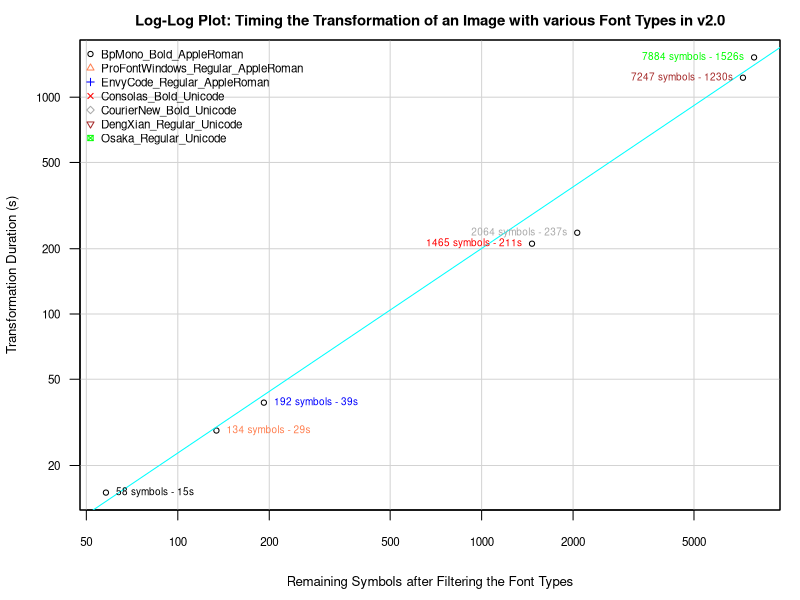
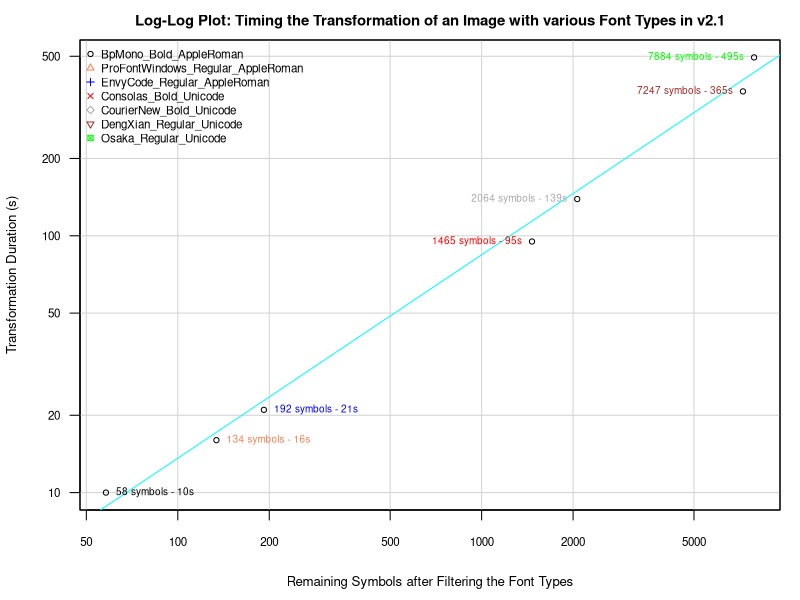
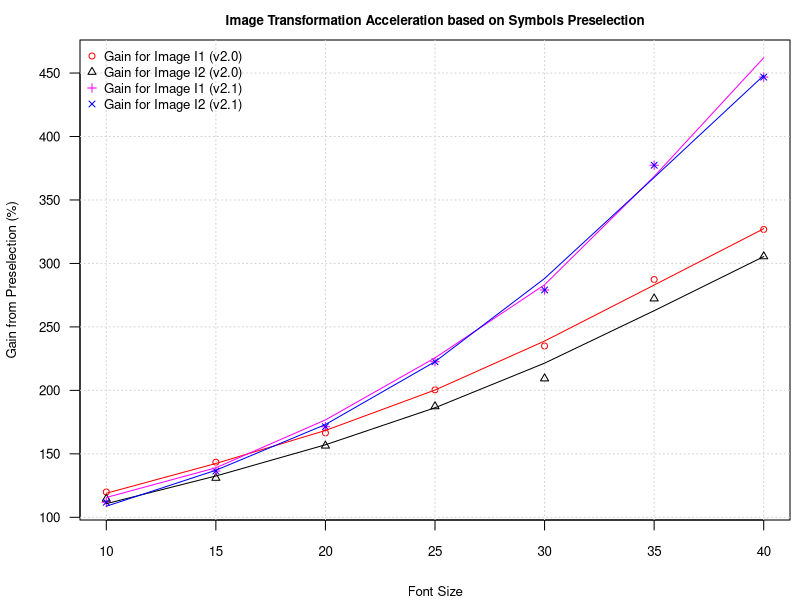

Generate these figures, in order, with R:
## ---- chunk 1
knitr::opts_chunk$set(
    echo=T,
    fig.path='./',       # Save figures to current dir
    fig.keep='last',     # Keep last generated figure built within a chunk
    fig.align='center',  # Center horizontally the figures
    fig.asp=0.5)         # Make figures half-width tall
## ---- chunk 2
# Section to be placed after first document item (Topics from above)
 
#cat("[//]: # Only the Rmd file needs to be edited. Do not change the corresponding md file!")   # This gets generated, but is removed from md file
cat("<a title = 'Only the Rmd file needs to be edited.",
    "Do not change the corresponding md file!'>")   # This reaches the md file

## ---- chunk 3
# Keeping observations grouped
times <- data.frame(FontType=c("BpMono_Bold_AppleRoman"), 
                      InitialSymbols=c(125), 
                      RemainingSymbols=c(58), 
                      TransformationTimeV20=c(15), 
                      TransformationTimeV21=c(10), stringsAsFactors=F)
times <- rbind(times, 
                 data.frame(FontType=c("ProFontWindows_Regular_AppleRoman"), 
                      InitialSymbols=c(201), 
                      RemainingSymbols=c(134), 
                      TransformationTimeV20=c(29), 
                      TransformationTimeV21=c(16), stringsAsFactors=F))
times <- rbind(times, 
                 data.frame(FontType=c("EnvyCode_Regular_AppleRoman"), 
                      InitialSymbols=c(220), 
                      RemainingSymbols=c(192), 
                      TransformationTimeV20=c(39), 
                      TransformationTimeV21=c(21), stringsAsFactors=F))
times <- rbind(times, 
                 data.frame(FontType=c("Consolas_Bold_Unicode"), 
                      InitialSymbols=c(2215), 
                      RemainingSymbols=c(1465), 
                      TransformationTimeV20=c(211), 
                      TransformationTimeV21=c(95), stringsAsFactors=F))
times <- rbind(times, 
                 data.frame(FontType=c("CourierNew_Bold_Unicode"), 
                      InitialSymbols=c(2846), 
                      RemainingSymbols=c(2064), 
                      TransformationTimeV20=c(237), 
                      TransformationTimeV21=c(139), stringsAsFactors=F))
times <- rbind(times, 
                 data.frame(FontType=c("DengXian_Regular_Unicode"), 
                      InitialSymbols=c(28541), 
                      RemainingSymbols=c(7247), 
                      TransformationTimeV20=c(1230), 
                      TransformationTimeV21=c(365), stringsAsFactors=F))
times <- rbind(times, 
                 data.frame(FontType=c("Osaka_Regular_Unicode"), 
                      InitialSymbols=c(14963), 
                      RemainingSymbols=c(7884), 
                      TransformationTimeV20=c(1526), 
                      TransformationTimeV21=c(495), stringsAsFactors=F))

observations <- dim(times)[1]

# Create the rows of the Markdown table
for(i in seq_len(observations)) {
    observation <- times[i,]
    cat(observation$FontType, " | ",
        observation$InitialSymbols, " | ",
        observation$RemainingSymbols, " | ",
        observation$TransformationTimeV20,  " | ",
        observation$TransformationTimeV21, "\n")
}
## ---- chunk 4
colours <- c("black", "coral", "blue", "red",
             "darkgray", "brown", "green", "pink", "violet")
pchVals <- seq_len(observations)

versions <- c("v2.0", "v2.1")

library(stringr, verbose = F)
VERSIONS <- toupper(str_replace_all(versions, "\\.", ""))
transformationTimes <- lapply(VERSIONS, function(V)
    times[[sprintf("TransformationTime%s", V)]])

# Labels to show near the points
pointLabels <- lapply(transformationTimes,
                      function(transformationTimesForVersion) {
                          mapply(function(RemSymsCount, TransfDur) {
                              sprintf("%.0f symbols - %.0fs",
                                      RemSymsCount,TransfDur)
                             },
                             times$RemainingSymbols,
                             transformationTimesForVersion)
                        })

# Consolas_Bold_Unicode and CourierNew_Bold_Unicode are outliers
# since their large clusters let them obtain much better times
outliers <- c("Consolas_Bold_Unicode", "CourierNew_Bold_Unicode")
unbiasedTimes <- times[ ! times$FontType %in% outliers , ]

# Finding a line through the unbiased points in log-log space
lmObj <- lapply(VERSIONS, function(V) {
    logLogFormula <- as.formula(paste0(
        "log10(TransformationTime", V, ") ~ log10(RemainingSymbols)"
    ))
    lm(logLogFormula, unbiasedTimes)
})

# Position the labels of the points to the right (4) when in the left half and to the left in the right half
# The axis is logarithmic, thus the center is computed as below
xrange <- range(times$RemainingSymbols)
limX = 10^mean(c(log10(xrange[1]), log10(xrange[2]))) 
labelPositions <- sapply(times$RemainingSymbols, 
                         function(RemSymsCount) if(RemSymsCount < limX)
                                {4} # label to the right
                                else {2}) # label to the left

# Trimming from the white margins of the figure
par(mai = c(.9, .8, .4, .2)) # Bottom, left, top and right margins expressed in inches

# Using scatterplot from car for its feature that can represent all points differently
library(car, verbose = F)
for(verIdx in seq_len(length(versions))) {
    v <- versions[verIdx]
    V <- VERSIONS[verIdx]
    timesForSymsFormula <- as.formula(paste0("TransformationTime", V,
                                             " ~ RemainingSymbols"))
    scatterplot(timesForSymsFormula, times, log="xy",
                #groups=times$RemainingSymbols, # Separates the points as if they were different groups => a separate unwanted legend
                #labels=pointLabels, id.n=observations, id.cex=.6, id.location="lr", # produces stuff to console => spoils the md file
                main=paste0("Log-Log Plot: ",
                            "Timing the Transformation of an Image ",
                            "with various Font Types in ", v),
                xlab="Remaining Symbols after Filtering the Font Types",
                ylab="Transformation Duration (s)",
                cex.main=.9, cex.lab=.8, cex.axis=.7,
                regLine=F, # the regression line is fitted with abline below
                grid=T, col=colours, pch=pchVals, cex=.7,
                las=1, # tick values on vertical axis are displayed horizontally
                legend=F, # it's simpler to work separately with legend
                smooth=F, # it's simpler to draw the linear regression separately
                boxplots=F) # no need for boxplots
    par(new=T) # same plot for next items
    abline(coef(lmObj[[verIdx]]), col="cyan") # Linear approximation for the points
    text(times$RemainingSymbols,
         times[[paste0("TransformationTime",V)]],
         pointLabels[[verIdx]],
         cex=.6, pos=labelPositions, offset=.5, col=colours) # attaching labels to the points
    legend("topleft", legend=times$FontType,
           cex=.7,
           pch=pchVals,
           col=colours[1:observations],
           bty="n") # Show no rectangle around the legend
    cat('<br>')
}
## ---- chunk 5
lmObj <- lapply(VERSIONS, function(V) {
    normalScaleFormula <- as.formula(paste0(
        "TransformationTime", V, " ~ RemainingSymbols"
    ))
    lm(normalScaleFormula, unbiasedTimes)
})

for(verIdx in seq_len(length(versions))) {
    thisLm <- lmObj[[verIdx]]
    slope <- thisLm$coefficients[2]
    intercept <- thisLm$coefficients[1]
    addOperatorStr <- "+"; if(intercept<0) addOperatorStr <- "-"
    cat(sprintf("%s | <i>%.3f * RemainingSymbols %s %.3f</i>\n",
                versions[verIdx], slope, addOperatorStr, abs(intercept)))
}
## ---- chunk 6
Versions <- c("v2.0", "v2.1"); countVersions <- length(Versions)
Sizes <- seq(10, 40, by=5); countSizes <- length(Sizes)
Images <- c("I1", "I2"); countImages <- length(Images)
PreselectionModes <- c("NoPreselection", "WithPreselection"); countPresModes <- length(PreselectionModes)

times <- array(dim=c(countVersions, countSizes, countImages, countPresModes),
               dimnames = list(Versions, Sizes, Images, PreselectionModes))

times["v2.0", Sizes==10, "I1",] <- c(48.0545, 40.0705) # NoPreselection, WithPreselection
times["v2.0", Sizes==10, "I2",] <- c(68.4497, 59.7929)

times["v2.0", Sizes==15, "I1",] <- c(29.1859, 20.3496)
times["v2.0", Sizes==15, "I2",] <- c(36.1655, 27.6107)

times["v2.0", Sizes==20, "I1",] <- c(21.4702, 12.8974)
times["v2.0", Sizes==20, "I2",] <- c(25.0398, 16.0124)

times["v2.0", Sizes==25, "I1",] <- c(17.4542, 8.70842)
times["v2.0", Sizes==25, "I2",] <- c(19.2864, 10.2928)

times["v2.0", Sizes==30, "I1",] <- c(15.3054, 6.51361)
times["v2.0", Sizes==30, "I2",] <- c(16.5152, 7.88942)

times["v2.0", Sizes==35, "I1",] <- c(14.2804, 4.97021)
times["v2.0", Sizes==35, "I2",] <- c(15.1676, 5.57001)

times["v2.0", Sizes==40, "I1",] <- c(13.2808, 4.06441)
times["v2.0", Sizes==40, "I2",] <- c(13.8092, 4.51981)

times["v2.1", Sizes==10, "I1",] <- c(51.8993, 44.8839)
times["v2.1", Sizes==10, "I2",] <- c(74.3165, 66.4285)

times["v2.1", Sizes==15, "I1",] <- c(31.5807, 22.7172)
times["v2.1", Sizes==15, "I2",] <- c(40.0505, 29.3565)

times["v2.1", Sizes==20, "I1",] <- c(24.4696, 13.845)
times["v2.1", Sizes==20, "I2",] <- c(29.7133, 17.3414)

times["v2.1", Sizes==25, "I1",] <- c(21.3884, 9.48062)
times["v2.1", Sizes==25, "I2",] <- c(24.8762, 11.1774)

times["v2.1", Sizes==30, "I1",] <- c(20.2642, 7.15561)
times["v2.1", Sizes==30, "I2",] <- c(22.7522, 8.15162)

times["v2.1", Sizes==35, "I1",] <- c(19.8994, 5.40001)
times["v2.1", Sizes==35, "I2",] <- c(22.269, 5.90121)

times["v2.1", Sizes==40, "I1",] <- c(20.4318, 4.42221)
times["v2.1", Sizes==40, "I2",] <- c(22.0954, 4.94501)

# % gain from Preselection:
gains <- 100 * times[,,,"NoPreselection"]/times[,,,"WithPreselection"]

xrange <- range(Sizes); yrange <- range(gains)

colours <- c("red", "black", "magenta", "blue") # v2.0-I1, v2.0-I2, v2.1-I1, v2.1-I2
cexVal <- .8 # Resize factor for various items

# Trimming from the white margins of the figure
par(mai = c(.8, .8, .4, .1)) # Bottom, left, top and right margins expressed in inches

# Plotting the series for v2.0-I1
plot(Sizes, gains["v2.0",, "I1"], xlim=xrange, ylim=yrange, cex=cexVal,
     type="p", pch=1, # using a symbol for the plotted points
     col=colours[1],  # using a certain color for the plotted points & lines
     xlab='Font Size', ylab="Gain from Preselection (%)", cex.lab=cexVal, cex.axis=cexVal,
     main="Image Transformation Acceleration based on Symbols Preselection", cex.main=cexVal,
     las=1) # tick values on vertical axis are displayed horizontally
grid()

# Plotting the series for v2.0-I2
par(new=TRUE) # Use same plot
plot(Sizes, gains["v2.0",, "I2"], xlim=xrange, ylim=yrange, cex=cexVal,
     type="p", pch=2, # use a different symbol for its plotted points
     col=colours[2],  # use a different color for its plotted points & lines
     xlab='', ylab='', axes=F, xaxt="n", yaxt="n") # inhibit any axis information

# Plotting the series for v2.1-I1
par(new=TRUE) # Use same plot
plot(Sizes, gains["v2.1",, "I2"], xlim=xrange, ylim=yrange, cex=cexVal,
     type="p", pch=3, # use a different symbol for its plotted points
     col=colours[3],  # use a different color for its plotted points & lines
     xlab='', ylab='', axes=F, xaxt="n", yaxt="n") # inhibit any axis information

# Plotting the series for v2.1-I2
par(new=TRUE) # Use same plot
plot(Sizes, gains["v2.1",, "I2"], xlim=xrange, ylim=yrange, cex=cexVal,
     type="p", pch=4, # use a different symbol for its plotted points
     col=colours[4],  # use a different color for its plotted points & lines
     xlab='', ylab='', axes=F, xaxt="n", yaxt="n") # inhibit any axis information

legend("topleft",
       legend=c("Gain for Image I1 (v2.0)", "Gain for Image I2 (v2.0)",
                "Gain for Image I1 (v2.1)", "Gain for Image I2 (v2.1)"),
       cex=cexVal,
       pch=seq_len(countVersions * countImages),
       col=colours,
       bty="n") # Show no rectangle around the legend

interpolateLocation <- seq(xrange[1], xrange[2], 5)
lines(predict(smooth.spline(Sizes, gains["v2.0",, "I1"]), interpolateLocation), col=colours[1])
lines(predict(smooth.spline(Sizes, gains["v2.0",, "I2"]), interpolateLocation), col=colours[2])
lines(predict(smooth.spline(Sizes, gains["v2.1",, "I1"]), interpolateLocation), col=colours[3])
lines(predict(smooth.spline(Sizes, gains["v2.1",, "I2"]), interpolateLocation), col=colours[4])

